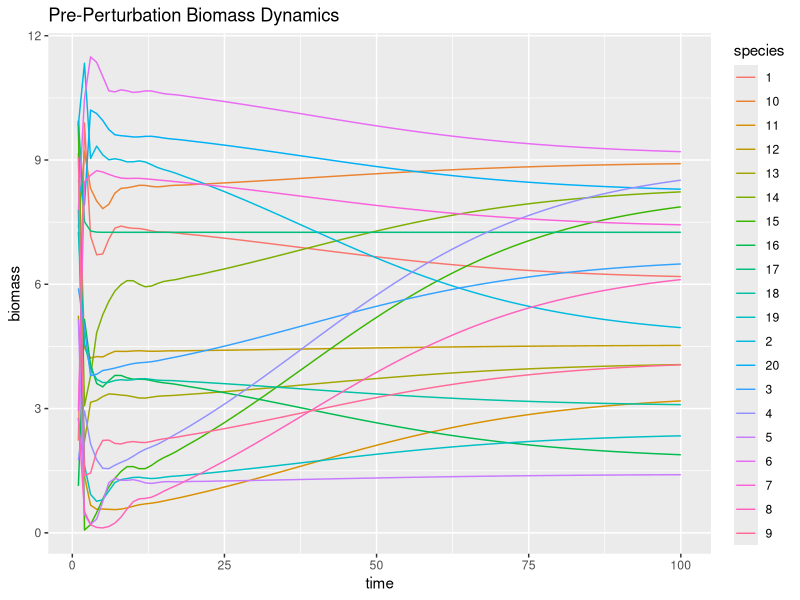
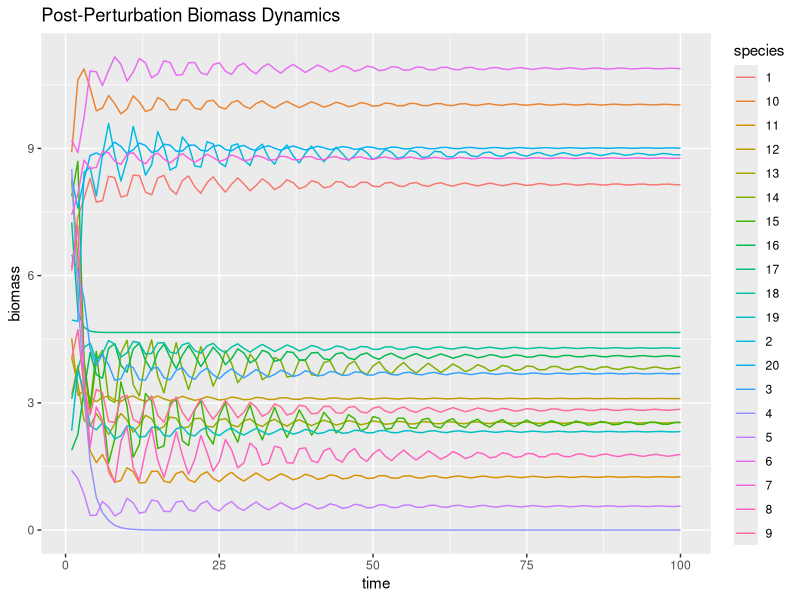

Reproduce these figures in R, in order. (Note: this script raises an error after producing the figures.)
# Load necessary libraries
library(ggplot2)
library(deSolve)
library(Matrix)
library(dplyr)
library(tidyr)
library(ggpubr)


# pars for plotting


my_theme<-theme(axis.text=element_text(size=12),
                axis.title = element_text(size = 14),
                legend.text=element_text(size=10),
                legend.title = element_text(size=12),
                plot.title = element_text(face="bold",size=14,margin=margin(0,0,20,0),hjust = 0.5),
                axis.title.y = element_text(hjust = 0.5),
                axis.title.x = element_text(hjust = 0.5))

# Define parameters for dynamic simulation
params <- list(
  S = 20, # number of species
  C = 0.2, # connectance of the food web
  aij_params = c(0, 0.5), # minimum and maximum interspecific effect of predation
  mu_delta_r = 0, # mean responses to perturbation
  sd_delta_r = 0.5, # sd of response to perturbation
  sd_X = rep(0.1, 20), # standard deviations of responses for each species
  maxt = 100 # maximum time for dynamics
)

# Function to create a correlation matrix with specified mean and sd
createCorMat <- function(S, target_mean = C_mean, target_sd = C_sd){
  # Define the number of off-diagonal elements
  n_off_diag <- S * (S - 1) / 2
  
  cor_values <- runif(n_off_diag, -1, 1)
  
  # Adjust mean and sd to match the target
  cor_values <- scale(cor_values, center = mean(cor_values), scale = sd(cor_values))  # Standardize values
  cor_values <- cor_values * C_sd + C_mean  # Rescale to desired mean and sd
  
  # Ensure values stay between -1 and 1
  cor_values[cor_values < -1] <- -1
  cor_values[cor_values > 1] <- 1
  
  # Create a symmetric matrix with the correlation values
  corMat <- matrix(1, nrow = S, ncol = S)
  corMat[upper.tri(corMat)] <- cor_values
  corMat <- corMat * t(corMat)  # Make the matrix symmetric
  
  
  return(corMat)
}


# Function to simulate quantitative network
sim_quantitative_network <- function(Net_type, S, C, aij_params) {
  A <- matrix(0, S, S)
  n_pairs <- S * (S - 1) / 2
  B <- runif(n_pairs) <= C
  if (Net_type == "predator-prey") { 
    aij <- -abs(rnorm(n_pairs, aij_params[1], aij_params[2]))
    A[upper.tri(A)] <- B * aij
    A <- t(A)
    aij <- abs(rnorm(n_pairs, aij_params[1], aij_params[2]))
    A[upper.tri(A)] <- B * aij
  } 
  diag(A) <- -runif(S, min = 0, max = 1)
  while(max(Re(eigen(A)$values)) > 0){
    diag(A) <- -runif(S, min = 0, max = 1)
  }
  return(A)
}

# Function to simulate dynamics
fw.model <- function(t, B, params) {
  with(as.list(c(B, params)), {
    B[B < 10^-8] <- 0 
    B[B < 0] <- 0 # Prevent negative biomass
    dBdt <- (params$r + params$A %*% B) * B
    
    list(dBdt)
  })
}

eventfun <- function(t, B, parms){
  with(as.list(B), {
    B[B < 1e-6] <- 0
    return(B)
  })
}

simulate_dynamics_c <- function(params, model, init_biomass = runif(params$S, min = 1, max = 10)) {
  init_biomass <- as.numeric(init_biomass)
  times <- seq(from = 1, to = params$maxt)
  out <- deSolve::ode(
    y = init_biomass,
    times = times,
    func = fw.model,
    parms = params,
    events = list(func = eventfun, time = times)
  ) %>% as.data.frame()
  return(out)
}

# Function to simulate response
simulate_response <- function(S, C, aij_params, mu_delta_r, sd_delta_r, sd_X, maxt, C_mean, C_sd){
  
  # compute C matrix
  cor_matrix <- createCorMat(S, target_mean = C_mean, target_sd = C_sd)
  
  # adjust C matrix
  
  cor_matrix <- as.data.frame(cor_matrix)
  cor_matrix$Var1 = paste0("V", rownames(cor_matrix))
  cor_matrix = cor_matrix %>%
    pivot_longer(-Var1, names_to = "Var2", values_to = "value") #|> na.omit()
  cor_matrix$Var1 = factor(cor_matrix$Var1, levels = unique(cor_matrix$Var1))
  cor_matrix$Var2 = factor(cor_matrix$Var2, levels = rev(unique(cor_matrix$Var2)))
  
  ## Pivot the long-format dataframe back to wide format
  wide_cor_matrix <- cor_matrix %>%
    pivot_wider(names_from = Var2, values_from = value)
  
  ## Remove the row identifier column (Var1) to convert it back to a matrix
  wide_cor_matrix <- wide_cor_matrix %>%
    select(-Var1)
  
  ## Convert the dataframe back to a matrix
  recovered_matrix <- as.matrix(wide_cor_matrix)
  
  
  
  covMat <- as.matrix(Matrix::nearPD(sd_X %*% t(sd_X) * recovered_matrix)$mat)
  A <- sim_quantitative_network("predator-prey", S = S, C = C, aij_params = aij_params)
  
  # Simulate pre-perturbation equilibrium
  equilibrium_pre <- runif(S, 1, 10)
  r_pre <- -A %*% equilibrium_pre
  dyn_params <- list(A = A, r = r_pre, S = S, maxt = maxt) 
  pre_perturb <- simulate_dynamics_c(dyn_params, fw.model)
  equilibrium_pre <- as.numeric(pre_perturb[nrow(pre_perturb), -1])
  
  # Calculate response to perturbation
  delta_r <- MASS::mvrnorm(n = 1, mu = rnorm(S, mu_delta_r, sd_delta_r), Sigma = covMat, empirical = FALSE)
  dyn_params$r <- dyn_params$r + delta_r 
  
  # Simulate post-perturbation equilibrium
  post_perturb <- simulate_dynamics_c(dyn_params, fw.model, init_biomass = equilibrium_pre)
  equilibrium_post <- as.numeric(post_perturb[nrow(post_perturb), -1])
  
  df <- data.frame(species = paste0("sp", c(1:S)), X_pre = equilibrium_pre, X_post = equilibrium_post)
  return(list(df = df, pre_perturb = pre_perturb, post_perturb = post_perturb, Sigma = covMat, C_matrix = recovered_matrix))
}




########################################################## DEMONSTRATION

# Run the simulation for demonstration
C_mean = 0
C_sd = 0.3


result <- simulate_response(params$S, 
                            params$C, 
                            params$aij_params, 
                            params$mu_delta_r, 
                            params$sd_delta_r, 
                            params$sd_X, 
                            params$maxt,
                            C_mean = C_mean,
                            C_sd = C_sd)

while (all(result$post_perturb[nrow(result$post_perturb),]>0)) {
  result <- simulate_response(params$S, 
                              params$C, 
                              params$aij_params, 
                              params$mu_delta_r, 
                              params$sd_delta_r, 
                              params$sd_X, 
                              params$maxt,
                              C_mean = C_mean,
                              C_sd = C_sd)
}


# Plot species biomass dynamics
pre_perturb_long <- result$pre_perturb %>%
  pivot_longer(-time, names_to = "species", values_to = "biomass")

post_perturb_long <- result$post_perturb %>%
  pivot_longer(-time, names_to = "species", values_to = "biomass")

p1 <- ggplot(pre_perturb_long, aes(x = time, y = biomass, color = species)) +
  geom_line() +
  ggtitle("Pre-Perturbation Biomass Dynamics")

p2 <- ggplot(post_perturb_long, aes(x = time, y = biomass, color = species)) +
  geom_line() +
  ggtitle("Post-Perturbation Biomass Dynamics")

print(p1)
print(p2)

# Plot the covariance matrix
# p3 <- result$Sigma %>%
#   as_tibble() %>%
#   rownames_to_column("Var1") %>%
#   pivot_longer(-Var1, names_to = "Var2", values_to = "value") %>%
#   ggplot(aes(Var1, Var2)) +
#   geom_tile(aes(fill = value)) +
#   scale_fill_distiller(palette = "RdBu", direction = -1, limits = c(-1,1)*max(abs(result$Sigma))) +
#   ggtitle("Covariance Matrix")

#print(p3)

########################################################## SIMULATION

# Save necessary data to make these plots
out <- data.frame()



params$mu_delta_r <- 0
params$sd_delta_r <- 0.1

C_mean = 0
C_sd = 0.3

for (i in 1:100){
  X <- with(params, simulate_response(params$S, 
                                      params$C, 
                                      params$aij_params, 
                                      params$mu_delta_r, 
                                      params$sd_delta_r, 
                                      params$sd_X, 
                                      params$maxt,
                                      C_mean = C_mean,
                                      C_sd = C_sd)$df)
  out <- rbind(
    out,
    data.frame(covtype = "mixed", perturbation = "weak", sum_deltaX = sum(X$X_pre - X$X_post), sd_deltaX = sd(X$X_pre - X$X_post), X_pre = X$X_pre, X_post = X$X_post)
  )
}

params$mu_delta_r <- 0
params$sd_delta_r <- 1
for (i in 1:100){
  X <- with(params, simulate_response(S, C, aij_params, mu_delta_r, sd_delta_r, covMatrix_type, sd_X, maxt)$df)
  out <- rbind(
    out,
    data.frame(covtype = "mixed", perturbation = "strong", sum_deltaX = sum(X$X_pre - X$X_post), sd_deltaX = sd(X$X_pre - X$X_post), X_pre = X$X_pre, X_post = X$X_post)
  )
}

# Plot results of perturbation scenarios
p4 <- ggplot(out) +
  geom_boxplot(aes(x = covtype, y = sum_deltaX, fill = perturbation)) +
  lims(y = c(-100, 100)) +
  ggtitle("Sum of Biomass Changes Across Scenarios")

p5 <- ggplot(out) +
  geom_boxplot(aes(x = covtype, y = sd_deltaX, fill = perturbation)) +
  lims(y = c(0, 25)) +
  ggtitle("Standard Deviation of Biomass Changes Across Scenarios")

# Display scenario plots
print(p4)
print(p5)


################################################################
# SIMULATING EFFECTS OF MEAN AND SD FROM NORMALLY DISTRIBUTED ENC
################################################################

# Prepare to store results
out <- data.frame()

# Define the range of values to test
mu_delta_r_values <- seq(-3, 3, by = 1)    # mu_delta_r from -15 to 15 by 1
sd_delta_r_values <- seq(0, 3, by = 0.5)     # sd_delta_r from 0 to 5 by 0.2

# Loop through each combination of mu_delta_r and sd_delta_r
for (mu_delta_r in mu_delta_r_values) {
  
  print(paste(mu_delta_r, "to", length(mu_delta_r_values), "mu values"))
  
  for (sd_delta_r in sd_delta_r_values) {
    # Update parameters for the current scenario
    params$covMatrix_type <- "mixed"
    params$mu_delta_r <- mu_delta_r
    params$sd_delta_r <- sd_delta_r
    
    print(paste(sd_delta_r, "to", length(sd_delta_r_values), "sd values"))
    
    # Run 100 simulations for each scenario
    for (i in 1:100) {
      X <- with(params, simulate_response(S, C, aij_params, mu_delta_r, sd_delta_r, covMatrix_type, sd_X, maxt)$df)
      
      # Store the results
      out <- rbind(
        out,
        data.frame(
          mu_delta_r = mu_delta_r,
          sd_delta_r = sd_delta_r,
          sum_deltaX = sum(X$X_pre - X$X_post), 
          sd_deltaX = sd(X$X_pre - X$X_post)
        )
      )
    }
  }
}

# Calculate the mean sum_deltaX and sd_deltaX for each scenario
results_summary <- out %>%
  group_by(mu_delta_r, sd_delta_r) %>%
  summarise(mean_sum_deltaX = mean(sum_deltaX), mean_sd_deltaX = mean(sd_deltaX))




# Find the maximum absolute value in mean_sd_deltaX
max_abs_value_sum <- max(abs(results_summary$mean_sum_deltaX), na.rm = TRUE)
max_abs_value_sd <- max(abs(results_summary$mean_sd_deltaX), na.rm = TRUE)

# Define the RdBu palette with continuous colors
colors <- colorRampPalette(brewer.pal(11, "RdBu"))(100)  # Create a continuous color gradient

# Plot using scale_fill_gradientn with a symmetric color scale around 0

p1 <- ggplot(results_summary, aes(x = sd_delta_r, y = mu_delta_r, fill = mean_sum_deltaX)) +
  geom_tile() +
  scale_fill_gradientn(
    colors = colors,            # Use the continuous RdBu colors
    limits = c(-max_abs_value_sum, max_abs_value_sum),  # Set symmetric limits around 0
    values = scales::rescale(c(-max_abs_value_sum, 0, max_abs_value_sum)),  # Rescale colors to center 0
    na.value = "white"          # Set NA values to white
  ) +
  labs(title = "Mean sum_deltaX Across Scenarios",
       x = "sd_delta_r",
       y = "mu_delta_r") +
  theme_minimal()


p2 <- ggplot(results_summary, aes(x = sd_delta_r, y = mu_delta_r, fill = mean_sd_deltaX)) +
  geom_tile() +
  scale_fill_gradientn(
    colors = colors,            # Use the continuous RdBu colors
    limits = c(-max_abs_value_sd, max_abs_value_sd),  # Set symmetric limits around 0
    values = scales::rescale(c(-max_abs_value_sd, 0, max_abs_value_sd)),  # Rescale colors to center 0
    na.value = "white"          # Set NA values to white
  ) +
  labs(title = "Mean sd_deltaX Across Scenarios",
       x = "sd_delta_r",
       y = "mu_delta_r") +
  theme_minimal()

# Display the plot

ggarrange(p1,
          p2,
          ncol = 1,
          nrow = 2)


########################################################################
# SAME BUT CREATING ENC PLOTS
########################################################################

# Function to compute and plot ENC pattern for each scenario
plot_enc_pattern <- function(a_matrix, c_matrix, scenario_name) {
  # Multiply the A matrix by the C matrix to get the ENC matrix
  enc_matrix <- a_matrix * c_matrix
  
  # Convert the matrices to data frames
  enc_matrix_df <- as.data.frame(enc_matrix)
  a_matrix_df <- as.data.frame(a_matrix)
  
  # Set ENC values to NA where A matrix has value 0
  enc_matrix_df[a_matrix_df == 0] <- NA
  
  # Melt the dataframe to long format
  enc_matrix_melt <- enc_matrix_df %>%
    rownames_to_column(var = "Var1") %>%
    gather(key = "Var2", value = "value", -Var1) %>%
    drop_na(value)
  
  # Determine the limits for the x-axis
  min_enc <- min(enc_matrix_melt$value, na.rm = TRUE)
  max_enc <- max(enc_matrix_melt$value, na.rm = TRUE)
  
  # Create the plot
  p <- ggplot(enc_matrix_melt, aes(x = value)) +
    geom_histogram(aes(fill = ..x..), bins = 30, alpha = 0.7) +
    scale_fill_distiller(palette = "RdBu", direction = 1) +
    scale_x_continuous(limits = c(min_enc, max_enc)) +
    labs(x = "Co-response", y = "Frequency", title = paste("ENC for", scenario_name)) +
    theme_classic() +
    theme(legend.position = "bottom", legend.title = element_blank(),
          plot.title = element_text(hjust = 0.5)) +
    my_theme
  
  return(p)
}

# Initialize a list to store plots
plot_list <- list()

# Define the range of values to test
mu_delta_r_values <- seq(-3, 3, by = 1)    # mu_delta_r from -3 to 3 by 1
sd_delta_r_values <- seq(0, 3, by = 0.5)   # sd_delta_r from 0 to 3 by 0.5

# Loop through each combination of mu_delta_r and sd_delta_r
for (mu_delta_r in mu_delta_r_values) {
  
  print(paste(mu_delta_r, "to", length(mu_delta_r_values), "mu values"))
  
  for (sd_delta_r in sd_delta_r_values) {
    # Update parameters for the current scenario
    params$covMatrix_type <- "mixed"
    params$mu_delta_r <- mu_delta_r
    params$sd_delta_r <- sd_delta_r
    
    print(paste(sd_delta_r, "to", length(sd_delta_r_values), "sd values"))
    
    # Run 100 simulations for each scenario
    for (i in 1:100) {
      # Simulate response for the current parameters
      response <- with(params, simulate_response(S, C, aij_params, mu_delta_r, sd_delta_r, covMatrix_type, sd_X, maxt))
      X <- response$df
      a_matrix <- response$pre_perturb  # Example: Use pre-perturbation A matrix
      c_matrix <- response$Sigma  # Example: Use covariance matrix
      
      # Store the results
      out <- rbind(
        out,
        data.frame(
          mu_delta_r = mu_delta_r,
          sd_delta_r = sd_delta_r,
          sum_deltaX = sum(X$X_pre - X$X_post), 
          sd_deltaX = sd(X$X_pre - X$X_post)
        )
      )
    }
    
    # After simulations, generate ENC plot for the current scenario
    scenario_name <- paste("mu_delta_r:", mu_delta_r, "sd_delta_r:", sd_delta_r)
    enc_plot <- plot_enc_pattern(a_matrix, c_matrix, scenario_name)
    
    # Save the plot in the list
    plot_list[[scenario_name]] <- enc_plot
  }
}

# Example to print one plot from the list
print(plot_list[["mu_delta_r: -3 sd_delta_r: 1"]])

print(plot_list[["mu_delta_r: 0 sd_delta_r: 1"]])

print(plot_list[["mu_delta_r: 3 sd_delta_r: 1"]])

print(plot_list[["mu_delta_r: -3 sd_delta_r: 3"]])
